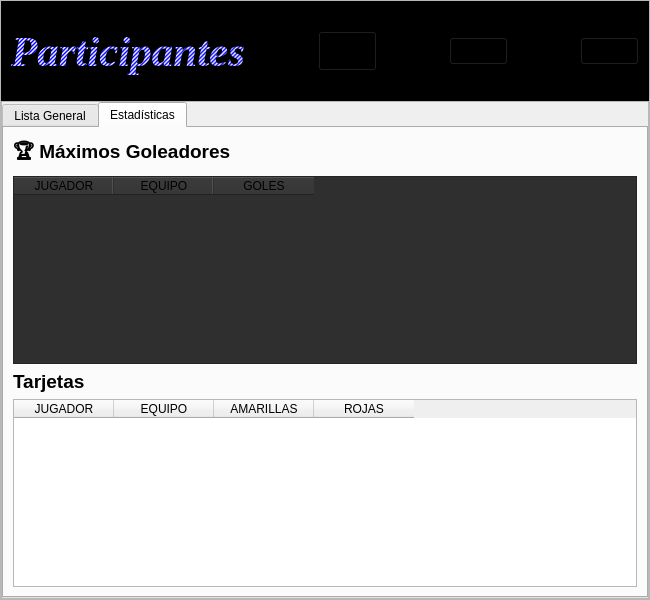
<?xml version="1.0" encoding="UTF-8"?>
<ui version="4.0">
 <class>Form</class>
 <widget class="QWidget" name="Form">
  <property name="geometry">
   <rect>
    <x>0</x>
    <y>0</y>
    <width>650</width>
    <height>600</height>
   </rect>
  </property>
  <property name="windowTitle">
   <string>Form</string>
  </property>
  <layout class="QVBoxLayout" name="verticalLayout">
   <property name="spacing">
    <number>0</number>
   </property>
   <property name="leftMargin">
    <number>0</number>
   </property>
   <property name="topMargin">
    <number>0</number>
   </property>
   <property name="rightMargin">
    <number>0</number>
   </property>
   <property name="bottomMargin">
    <number>0</number>
   </property>
   <item>
    <widget class="QFrame" name="frame">
     <property name="minimumSize">
      <size>
       <width>650</width>
       <height>500</height>
      </size>
     </property>
     <property name="frameShape">
      <enum>QFrame::Shape::StyledPanel</enum>
     </property>
     <property name="frameShadow">
      <enum>QFrame::Shadow::Raised</enum>
     </property>
     <layout class="QVBoxLayout" name="verticalLayout_2" stretch="1,5">
      <property name="spacing">
       <number>0</number>
      </property>
      <property name="leftMargin">
       <number>0</number>
      </property>
      <property name="topMargin">
       <number>0</number>
      </property>
      <property name="rightMargin">
       <number>0</number>
      </property>
      <property name="bottomMargin">
       <number>0</number>
      </property>
      <item>
       <widget class="QFrame" name="frame_superior">
        <property name="minimumSize">
         <size>
          <width>0</width>
          <height>60</height>
         </size>
        </property>
        <property name="styleSheet">
         <string notr="true">background-color: rgb(0, 0, 0);</string>
        </property>
        <property name="frameShape">
         <enum>QFrame::Shape::StyledPanel</enum>
        </property>
        <property name="frameShadow">
         <enum>QFrame::Shadow::Raised</enum>
        </property>
        <layout class="QHBoxLayout" name="horizontalLayout">
         <item>
          <widget class="QLabel" name="titulo">
           <property name="font">
            <font>
             <family>Times New Roman</family>
             <pointsize>32</pointsize>
             <italic>true</italic>
             <bold>true</bold>
            </font>
           </property>
           <property name="styleSheet">
            <string notr="true">color: qlineargradient(spread:reflect, x1:0, y1:0, x2:1, y2:1, stop:0 rgba(0, 0, 255, 255), stop:1 rgba(255, 255, 255, 255));</string>
           </property>
           <property name="text">
            <string>Participantes</string>
           </property>
          </widget>
         </item>
         <item>
          <spacer name="horizontalSpacer">
           <property name="orientation">
            <enum>Qt::Orientation::Horizontal</enum>
           </property>
           <property name="sizeHint" stdset="0">
            <size>
             <width>40</width>
             <height>20</height>
            </size>
           </property>
          </spacer>
         </item>
         <item>
          <widget class="QPushButton" name="btn_anadir">
           <property name="minimumSize">
            <size>
             <width>40</width>
             <height>40</height>
            </size>
           </property>
           <property name="font">
            <font>
             <family>Times New Roman</family>
             <pointsize>13</pointsize>
             <bold>true</bold>
            </font>
           </property>
           <property name="text">
            <string/>
           </property>
           <property name="icon">
            <iconset>
             <normaloff>../../RESOURCES/iconos/add_16110940.png</normaloff>../../RESOURCES/iconos/add_16110940.png</iconset>
           </property>
           <property name="iconSize">
            <size>
             <width>32</width>
             <height>32</height>
            </size>
           </property>
          </widget>
         </item>
         <item>
          <spacer name="horizontalSpacer_2">
           <property name="orientation">
            <enum>Qt::Orientation::Horizontal</enum>
           </property>
           <property name="sizeHint" stdset="0">
            <size>
             <width>40</width>
             <height>20</height>
            </size>
           </property>
          </spacer>
         </item>
         <item>
          <widget class="QPushButton" name="btn_editar">
           <property name="font">
            <font>
             <family>Times New Roman</family>
             <pointsize>13</pointsize>
             <bold>true</bold>
            </font>
           </property>
           <property name="text">
            <string/>
           </property>
           <property name="icon">
            <iconset>
             <normaloff>../../RESOURCES/iconos/box_14964924.png</normaloff>../../RESOURCES/iconos/box_14964924.png</iconset>
           </property>
           <property name="iconSize">
            <size>
             <width>32</width>
             <height>32</height>
            </size>
           </property>
          </widget>
         </item>
         <item>
          <spacer name="horizontalSpacer_3">
           <property name="orientation">
            <enum>Qt::Orientation::Horizontal</enum>
           </property>
           <property name="sizeHint" stdset="0">
            <size>
             <width>40</width>
             <height>20</height>
            </size>
           </property>
          </spacer>
         </item>
         <item>
          <widget class="QPushButton" name="btn_eliminar">
           <property name="font">
            <font>
             <family>Times New Roman</family>
             <pointsize>13</pointsize>
             <bold>true</bold>
            </font>
           </property>
           <property name="text">
            <string/>
           </property>
           <property name="icon">
            <iconset>
             <normaloff>../../RESOURCES/iconos/remove_7695824.png</normaloff>../../RESOURCES/iconos/remove_7695824.png</iconset>
           </property>
           <property name="iconSize">
            <size>
             <width>32</width>
             <height>32</height>
            </size>
           </property>
          </widget>
         </item>
        </layout>
       </widget>
      </item>
      <item>
       <widget class="QFrame" name="frame_contenido">
        <property name="frameShape">
         <enum>QFrame::Shape::StyledPanel</enum>
        </property>
        <property name="frameShadow">
         <enum>QFrame::Shadow::Raised</enum>
        </property>
        <layout class="QVBoxLayout" name="verticalLayout_3">
         <property name="spacing">
          <number>0</number>
         </property>
         <property name="leftMargin">
          <number>0</number>
         </property>
         <property name="topMargin">
          <number>0</number>
         </property>
         <property name="rightMargin">
          <number>0</number>
         </property>
         <property name="bottomMargin">
          <number>0</number>
         </property>
         <item>
          <widget class="QTabWidget" name="tabWidget">
           <property name="currentIndex">
            <number>1</number>
           </property>
           <widget class="QWidget" name="tab_lista">
            <attribute name="title">
             <string>Lista General</string>
            </attribute>
            <layout class="QVBoxLayout" name="verticalLayout_4">
             <item>
              <widget class="QTableWidget" name="tabla_participantes">
               <column>
                <property name="text">
                 <string>ID</string>
                </property>
                <property name="background">
                 <color>
                  <red>85</red>
                  <green>0</green>
                  <blue>0</blue>
                 </color>
                </property>
               </column>
               <column>
                <property name="text">
                 <string>NOMBRE</string>
                </property>
                <property name="background">
                 <color>
                  <red>0</red>
                  <green>0</green>
                  <blue>0</blue>
                 </color>
                </property>
               </column>
               <column>
                <property name="text">
                 <string>CURSO</string>
                </property>
                <property name="background">
                 <color>
                  <red>85</red>
                  <green>0</green>
                  <blue>0</blue>
                 </color>
                </property>
               </column>
               <column>
                <property name="text">
                 <string>TIPO</string>
                </property>
                <property name="background">
                 <color>
                  <red>0</red>
                  <green>0</green>
                  <blue>0</blue>
                 </color>
                </property>
               </column>
               <column>
                <property name="text">
                 <string>POSICIÓN</string>
                </property>
                <property name="background">
                 <color>
                  <red>85</red>
                  <green>0</green>
                  <blue>0</blue>
                 </color>
                </property>
               </column>
               <column>
                <property name="text">
                 <string>ESTADÍSTICAS</string>
                </property>
                <property name="background">
                 <color>
                  <red>0</red>
                  <green>0</green>
                  <blue>0</blue>
                 </color>
                </property>
               </column>
              </widget>
             </item>
            </layout>
           </widget>
           <widget class="QWidget" name="tab_estadisticas">
            <attribute name="title">
             <string>Estadísticas</string>
            </attribute>
            <layout class="QVBoxLayout" name="verticalLayout_5">
             <item>
              <widget class="QLabel" name="label_goleadores">
               <property name="font">
                <font>
                 <pointsize>14</pointsize>
                 <bold>true</bold>
                </font>
               </property>
               <property name="text">
                <string>🏆 Máximos Goleadores</string>
               </property>
              </widget>
             </item>
             <item>
              <widget class="QTableWidget" name="tabla_goleadores">
               <property name="styleSheet">
                <string notr="true">background-color: rgb(47, 47, 47);</string>
               </property>
               <column>
                <property name="text">
                 <string>JUGADOR</string>
                </property>
                <property name="background">
                 <color>
                  <red>37</red>
                  <green>112</green>
                  <blue>112</blue>
                 </color>
                </property>
               </column>
               <column>
                <property name="text">
                 <string>EQUIPO</string>
                </property>
                <property name="background">
                 <color>
                  <red>0</red>
                  <green>0</green>
                  <blue>93</blue>
                 </color>
                </property>
               </column>
               <column>
                <property name="text">
                 <string>GOLES</string>
                </property>
                <property name="background">
                 <color>
                  <red>28</red>
                  <green>57</green>
                  <blue>85</blue>
                 </color>
                </property>
               </column>
              </widget>
             </item>
             <item>
              <widget class="QLabel" name="label_tarjetas">
               <property name="font">
                <font>
                 <pointsize>14</pointsize>
                 <bold>true</bold>
                </font>
               </property>
               <property name="text">
                <string>Tarjetas</string>
               </property>
              </widget>
             </item>
             <item>
              <widget class="QTableWidget" name="tabla_tarjetas">
               <column>
                <property name="text">
                 <string>JUGADOR</string>
                </property>
                <property name="background">
                 <color>
                  <red>57</red>
                  <green>0</green>
                  <blue>85</blue>
                 </color>
                </property>
               </column>
               <column>
                <property name="text">
                 <string>EQUIPO</string>
                </property>
                <property name="background">
                 <color>
                  <red>63</red>
                  <green>63</green>
                  <blue>95</blue>
                 </color>
                </property>
               </column>
               <column>
                <property name="text">
                 <string>AMARILLAS</string>
                </property>
                <property name="background">
                 <color>
                  <red>70</red>
                  <green>23</green>
                  <blue>70</blue>
                 </color>
                </property>
               </column>
               <column>
                <property name="text">
                 <string>ROJAS</string>
                </property>
                <property name="background">
                 <color>
                  <red>116</red>
                  <green>77</green>
                  <blue>116</blue>
                 </color>
                </property>
               </column>
              </widget>
             </item>
            </layout>
           </widget>
          </widget>
         </item>
        </layout>
       </widget>
      </item>
     </layout>
    </widget>
   </item>
  </layout>
 </widget>
 <resources/>
 <connections/>
</ui>
